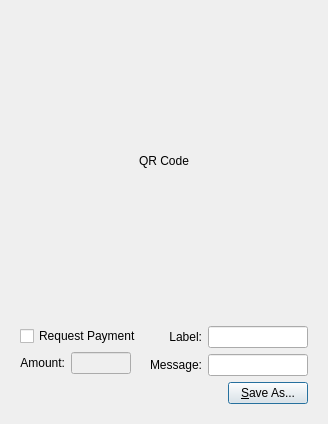
<?xml version="1.0" encoding="UTF-8"?>
<ui version="4.0">
 <class>QRCodeDialog</class>
 <widget class="QDialog" name="QRCodeDialog">
  <property name="geometry">
   <rect>
    <x>0</x>
    <y>0</y>
    <width>320</width>
    <height>404</height>
   </rect>
  </property>
  <property name="windowTitle">
   <string>Dialog</string>
  </property>
  <layout class="QVBoxLayout" name="verticalLayout_3">
   <item>
    <widget class="QLabel" name="lblQRCode">
     <property name="sizePolicy">
      <sizepolicy hsizetype="Expanding" vsizetype="Expanding">
       <horstretch>0</horstretch>
       <verstretch>0</verstretch>
      </sizepolicy>
     </property>
     <property name="minimumSize">
      <size>
       <width>300</width>
       <height>300</height>
      </size>
     </property>
     <property name="text">
      <string>QR Code</string>
     </property>
     <property name="alignment">
      <set>Qt::AlignCenter</set>
     </property>
     <property name="wordWrap">
      <bool>true</bool>
     </property>
    </widget>
   </item>
   <item>
    <widget class="QWidget" name="widget" native="true">
     <layout class="QVBoxLayout" name="verticalLayout_2">
      <item>
       <layout class="QHBoxLayout" name="horizontalLayout_2">
        <item>
         <layout class="QVBoxLayout" name="verticalLayout">
          <item>
           <widget class="QCheckBox" name="chkReqPayment">
            <property name="enabled">
             <bool>true</bool>
            </property>
            <property name="text">
             <string>Request Payment</string>
            </property>
           </widget>
          </item>
          <item>
           <layout class="QHBoxLayout" name="horizontalLayout">
            <item>
             <widget class="QLabel" name="lblAmount">
              <property name="sizePolicy">
               <sizepolicy hsizetype="Preferred" vsizetype="Maximum">
                <horstretch>0</horstretch>
                <verstretch>0</verstretch>
               </sizepolicy>
              </property>
              <property name="text">
               <string>Amount:</string>
              </property>
              <property name="alignment">
               <set>Qt::AlignRight|Qt::AlignTrailing|Qt::AlignVCenter</set>
              </property>
              <property name="buddy">
               <cstring>lnReqAmount</cstring>
              </property>
             </widget>
            </item>
            <item>
             <widget class="QLineEdit" name="lnReqAmount">
              <property name="enabled">
               <bool>false</bool>
              </property>
              <property name="minimumSize">
               <size>
                <width>60</width>
                <height>0</height>
               </size>
              </property>
              <property name="alignment">
               <set>Qt::AlignRight|Qt::AlignTrailing|Qt::AlignVCenter</set>
              </property>
             </widget>
            </item>
            <item>
             <widget class="QLabel" name="lblNexus">
              <property name="sizePolicy">
               <sizepolicy hsizetype="Preferred" vsizetype="Maximum">
                <horstretch>0</horstretch>
                <verstretch>0</verstretch>
               </sizepolicy>
              </property>
              <property name="text">
              </property>
              <property name="buddy">
               <cstring>lnReqAmount</cstring>
              </property>
             </widget>
            </item>
           </layout>
          </item>
         </layout>
        </item>
        <item>
         <layout class="QGridLayout" name="gridLayout">
          <item row="0" column="0">
           <widget class="QLabel" name="lblLabel">
            <property name="text">
             <string>Label:</string>
            </property>
            <property name="alignment">
             <set>Qt::AlignRight|Qt::AlignTrailing|Qt::AlignVCenter</set>
            </property>
            <property name="buddy">
             <cstring>lnLabel</cstring>
            </property>
           </widget>
          </item>
          <item row="0" column="1">
           <widget class="QLineEdit" name="lnLabel">
            <property name="minimumSize">
             <size>
              <width>100</width>
              <height>0</height>
             </size>
            </property>
           </widget>
          </item>
          <item row="1" column="0">
           <widget class="QLabel" name="lblMessage">
            <property name="text">
             <string>Message:</string>
            </property>
            <property name="alignment">
             <set>Qt::AlignRight|Qt::AlignTrailing|Qt::AlignVCenter</set>
            </property>
            <property name="buddy">
             <cstring>lnMessage</cstring>
            </property>
           </widget>
          </item>
          <item row="1" column="1">
           <widget class="QLineEdit" name="lnMessage">
            <property name="minimumSize">
             <size>
              <width>100</width>
              <height>0</height>
             </size>
            </property>
           </widget>
          </item>
         </layout>
        </item>
       </layout>
      </item>
      <item>
       <layout class="QHBoxLayout" name="horizontalLayout_3">
        <item>
         <spacer name="horizontalSpacer">
          <property name="orientation">
           <enum>Qt::Horizontal</enum>
          </property>
          <property name="sizeHint" stdset="0">
           <size>
            <width>40</width>
            <height>20</height>
           </size>
          </property>
         </spacer>
        </item>
        <item>
         <widget class="QPushButton" name="btnSaveAs">
          <property name="text">
           <string>&amp;Save As...</string>
          </property>
         </widget>
        </item>
       </layout>
      </item>
     </layout>
    </widget>
   </item>
  </layout>
 </widget>
 <resources/>
 <connections>
  <connection>
   <sender>chkReqPayment</sender>
   <signal>clicked(bool)</signal>
   <receiver>lnReqAmount</receiver>
   <slot>setEnabled(bool)</slot>
   <hints>
    <hint type="sourcelabel">
     <x>92</x>
     <y>285</y>
    </hint>
    <hint type="destinationlabel">
     <x>98</x>
     <y>311</y>
    </hint>
   </hints>
  </connection>
 </connections>
</ui>
